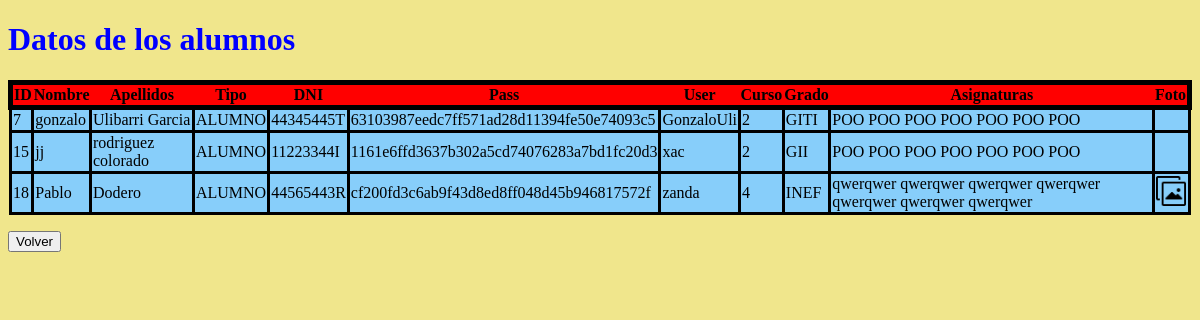
Page /src/verAlumno.php on the earlier database version.
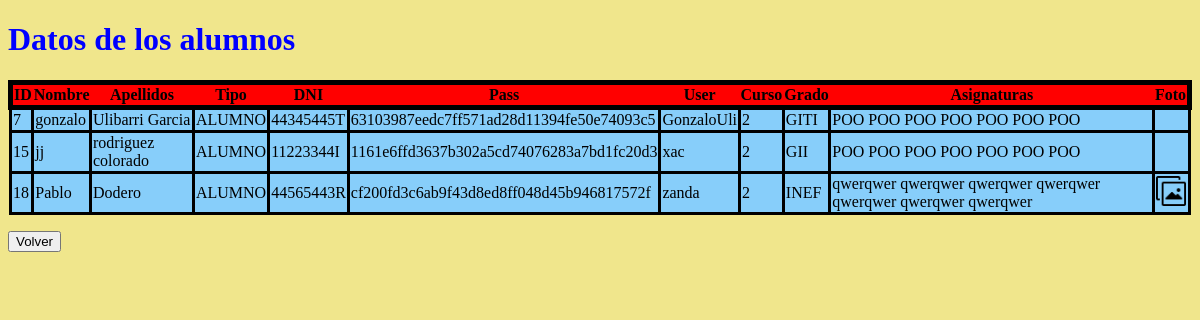
Same page on the later database version.
### tables this page shows
CREATE TABLE IF NOT EXISTS `persona` (
  `ID` int(11) NOT NULL AUTO_INCREMENT,
  `NOMBRE` varchar(25) NOT NULL,
  `APELLIDOS` varchar(45) NOT NULL,
  `TIPO` enum('ALUMNO','PROFESOR','ADMIN') NOT NULL,
  `DNI` varchar(9) NOT NULL,
  `PASS` varchar(25) DEFAULT NULL,
  `USER` varchar(20) NOT NULL,
  `FOTO` varchar(100) NOT NULL DEFAULT 'default.jpg',
  PRIMARY KEY (`ID`),
  UNIQUE KEY `DNI` (`DNI`,`USER`)
);

CREATE TABLE IF NOT EXISTS `alumno` (
  `DNI` varchar(9) NOT NULL,
  `CURSO` varchar(10) NOT NULL,
  `GRADO` varchar(25) NOT NULL,
  `MATRICULADO` varchar(300) NOT NULL,
  UNIQUE KEY `DNI` (`DNI`)
);

### src/verAlumno.php (the view, shortened to what this page needs)
<!DOCTYPE html>
<html>
    <head>
        <link href="../templates/tabla.css" rel="stylesheet" type="text/css">
    </head>
    <body>
    <h1 style= "color: blue;">Datos de los alumnos</h1>
    <?php
         $conexionadmin = mysqli_connect('localhost','root', '777303', 'universidad');
        $consulta = mysqli_query($conexionadmin, "SELECT * FROM persona where TIPO='ALUMNO'");
        $consultaalum = mysqli_query($conexionadmin, "SELECT * FROM alumno");
        $numcol = mysqli_num_rows($consulta);
        for( $i = 0 ; $i < $numcol ; $i++ ){
            $fila = mysqli_fetch_array($consulta);
            $filaalum = mysqli_fetch_array($consultaalum);
            if($i == 0){
                echo " <table class=\"encabezado\" >
                <tr class = \"titulos\">
                <th>ID</th>
                <th>Nombre</th>
                <th>Apellidos</th>
                <th>Tipo</th>
                <th>DNI</th>
                <th>Pass</th>
                <th>User</th>
                <th>Curso</th>
                <th>Grado</th>
                <th>Asignaturas</th>
                <th>Foto</th>
                </tr>";
            }
                $filename = $fila['FOTO'];
                $dir = "../imgs/".$filename ;
                $matr =str_replace(",", " ", $filaalum['MATRICULADO'] );
                echo
                "<tr class=\"filas\" >
                <td> ".$fila['ID']." </td>
                <td> ".$fila['NOMBRE']." </td>
                <td> ".$fila['APELLIDOS']." </td>
                <td> ".$fila['TIPO']." </td>
                <td> ".$fila['DNI']." </td>
                <td> ".sha1($fila['PASS'])." </td>
                <td> ".$fila['USER']." </td>
                <td> ".$filaalum['CURSO']." </td>
                <td> ".$filaalum['GRADO']." </td>
                <td> ".$matr."</td>
                <td> <a href=$dir>";
                if($filename != null)
                    echo "<img src=\"../imgs/img.png\" width=\"30px\" height=\"30px\" /> </a> </td>";
                echo "<tr>";
        }
        echo "</table></div>";
        echo " <br>   <form action=\"./paneladmin.php\" >
        <input type=\"submit\" value=\"Volver\" />
        </form>";
    ?>
    </body>
</html>

Differences in the rows shown:
changed through a linked row, persona "Pablo": alumno.CURSO "4" → "2"
